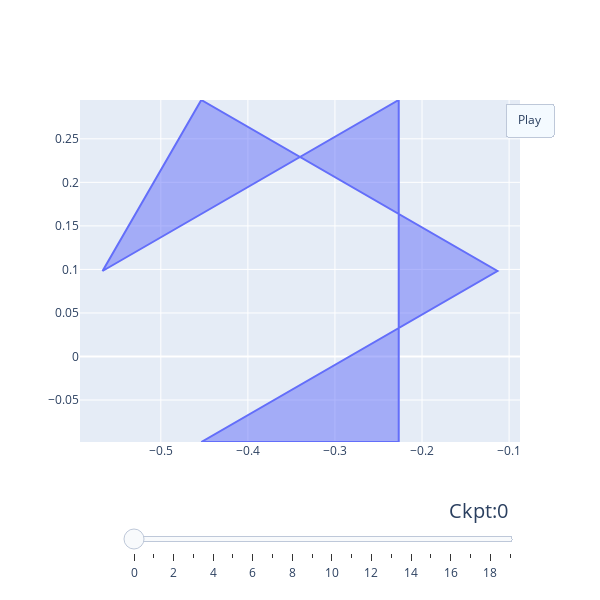

The notebook cell saved with this chart:
### Code cell
ckpts_dir = "../scratch/"
tiss_ckpt_fps = []
for fn in sorted(os.listdir(ckpts_dir)):
    if fn.endswith(".json") and fn.startswith("res"):
        tiss_ckpt_fps.append(os.path.join(ckpts_dir, fn))
# tiss_ckpt_fns = sorted([fn for fn in os.listdir(ckpts_dir) if fn.endswith(".json") and fn.startswith("res")])

plot_cells.visualize.make_plotly_visualizer(
    tiss_ckpt_fps,
    # vertices_to_highlight=[0],
)

### Figure 1 — Plotly figure (JSON) as saved in the notebook; plotly's stock layout.template omitted (floating-point values rounded to 4 significant figures)
{"data": [{"fill": "toself", "marker": {"color": ["black", "black", "black", "black", "black", "black", "black"], "size": 8}, "mode": "lines", "type": "scatter", "x": [-0.4535, -0.2268, -0.2268, -0.5669, -0.4535, -0.1134, -0.4535, null], "y": [-0.09819, -0.09819, 0.2946, 0.09819, 0.2946, 0.09819, -0.09819, null]}], "layout": {"height": 600, "sliders": [{"active": 0, "currentvalue": {"font": {"size": 20}, "prefix": "Ckpt:", "visible": true, "xanchor": "right"}, "len": 0.9, "pad": {"b": 10, "t": 50}, "steps": [{"args": [[0], {"frame": {"duration": 100, "redraw": false}, "mode": "immediate", "transition": {"duration": 100}}], "label": "0", "method": "animate"}, {"args": [[1], {"frame": {"duration": 100, "redraw": false}, "mode": "immediate", "transition": {"duration": 100}}], "label": "1", "method": "animate"}, {"args": [[2], {"frame": {"duration": 100, "redraw": false}, "mode": "immediate", "transition": {"duration": 100}}], "label": "2", "method": "animate"}, {"args": [[3], {"frame": {"duration": 100, "redraw": false}, "mode": "immediate", "transition": {"duration": 100}}], "label": "3", "method": "animate"}, {"args": [[4], {"frame": {"duration": 100, "redraw": false}, "mode": "immediate", "transition": {"duration": 100}}], "label": "4", "method": "animate"}, {"args": [[5], {"frame": {"duration": 100, "redraw": false}, "mode": "immediate", "transition": {"duration": 100}}], "label": "5", "method": "animate"}, {"args": [[6], {"frame": {"duration": 100, "redraw": false}, "mode": "immediate", "transition": {"duration": 100}}], "label": "6", "method": "animate"}, {"args": [[7], {"frame": {"duration": 100, "redraw": false}, "mode": "immediate", "transition": {"duration": 100}}], "label": "7", "method": "animate"}, {"args": [[8], {"frame": {"duration": 100, "redraw": false}, "mode": "immediate", "transition": {"duration": 100}}], "label": "8", "method": "animate"}, {"args": [[9], {"frame": {"duration": 100, "redraw": false}, "mode": "immediate", "transition": {"duration": 100}}], "label": "9", "method": "animate"}, {"args": [[10], {"frame": {"duration": 100, "redraw": false}, "mode": "immediate", "transition": {"duration": 100}}], "label": "10", "method": "animate"}, {"args": [[11], {"frame": {"duration": 100, "redraw": false}, "mode": "immediate", "transition": {"duration": 100}}], "label": "11", "method": "animate"}, {"args": [[12], {"frame": {"duration": 100, "redraw": false}, "mode": "immediate", "transition": {"duration": 100}}], "label": "12", "method": "animate"}, {"args": [[13], {"frame": {"duration": 100, "redraw": false}, "mode": "immediate", "transition": {"duration": 100}}], "label": "13", "method": "animate"}, {"args": [[14], {"frame": {"duration": 100, "redraw": false}, "mode": "immediate", "transition": {"duration": 100}}], "label": "14", "method": "animate"}, {"args": [[15], {"frame": {"duration": 100, "redraw": false}, "mode": "immediate", "transition": {"duration": 100}}], "label": "15", "method": "animate"}, {"args": [[16], {"frame": {"duration": 100, "redraw": false}, "mode": "immediate", "transition": {"duration": 100}}], "label": "16", "method": "animate"}, {"args": [[17], {"frame": {"duration": 100, "redraw": false}, "mode": "immediate", "transition": {"duration": 100}}], "label": "17", "method": "animate"}, {"args": [[18], {"frame": {"duration": 100, "redraw": false}, "mode": "immediate", "transition": {"duration": 100}}], "label": "18", "method": "animate"}, {"args": [[19], {"frame": {"duration": 100, "redraw": false}, "mode": "immediate", "transition": {"duration": 100}}], "label": "19", "method": "animate"}], "transition": {"duration": 100, "easing": "cubic-in-out"}, "x": 0.1, "xanchor": "left", "y": 0, "yanchor": "top"}], "updatemenus": [{"buttons": [{"args": [null, {"frame": {"duration": 100, "redraw": false}, "mode": "immediate", "transition": {"duration": 100}}], "label": "Play", "method": "animate"}], "type": "buttons", "x": 1.075, "y": 0.99}], "width": 600, "xaxis": {"domain": [0, 1], "range": [-0.5899, -0.09041], "type": "linear"}, "yaxis": {"domain": [0, 1], "range": [-0.09819, 0.2946], "scaleanchor": "x", "scaleratio": 1, "type": "linear"}}}
